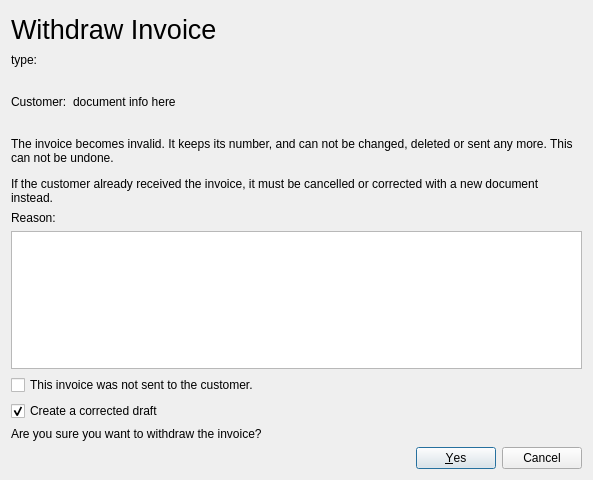
<?xml version="1.0" encoding="UTF-8"?>
<ui version="4.0">
 <class>WithdrawDocDialog</class>
 <widget class="QDialog" name="WithdrawDocDialog">
  <property name="geometry">
   <rect>
    <x>0</x>
    <y>0</y>
    <width>593</width>
    <height>480</height>
   </rect>
  </property>
  <property name="windowTitle">
   <string>Dialog</string>
  </property>
  <layout class="QGridLayout" name="gridLayout">
   <item row="0" column="0">
    <layout class="QHBoxLayout" name="horizontalLayout_2">
     <item>
      <layout class="QVBoxLayout" name="verticalLayout">
       <item>
        <widget class="QLabel" name="label">
         <property name="font">
          <font>
           <pointsize>20</pointsize>
          </font>
         </property>
         <property name="text">
          <string>Withdraw Invoice</string>
         </property>
        </widget>
       </item>
       <item>
        <widget class="QLabel" name="_docTypeLabel">
         <property name="sizePolicy">
          <sizepolicy hsizetype="Maximum" vsizetype="Preferred">
           <horstretch>0</horstretch>
           <verstretch>0</verstretch>
          </sizepolicy>
         </property>
         <property name="text">
          <string>type:</string>
         </property>
         <property name="alignment">
          <set>Qt::AlignmentFlag::AlignLeading|Qt::AlignmentFlag::AlignLeft|Qt::AlignmentFlag::AlignTop</set>
         </property>
        </widget>
       </item>
       <item>
        <layout class="QHBoxLayout" name="horizontalLayout">
         <item>
          <widget class="QLabel" name="label_5">
           <property name="sizePolicy">
            <sizepolicy hsizetype="Maximum" vsizetype="Preferred">
             <horstretch>0</horstretch>
             <verstretch>0</verstretch>
            </sizepolicy>
           </property>
           <property name="text">
            <string>Customer:</string>
           </property>
           <property name="alignment">
            <set>Qt::AlignmentFlag::AlignLeading|Qt::AlignmentFlag::AlignLeft|Qt::AlignmentFlag::AlignTop</set>
           </property>
          </widget>
         </item>
         <item>
          <widget class="QLabel" name="_docLabelIntro">
           <property name="text">
            <string>document info here</string>
           </property>
           <property name="alignment">
            <set>Qt::AlignmentFlag::AlignLeading|Qt::AlignmentFlag::AlignLeft|Qt::AlignmentFlag::AlignTop</set>
           </property>
          </widget>
         </item>
        </layout>
       </item>
      </layout>
     </item>
     <item>
      <widget class="QLabel" name="iconLabel">
       <property name="sizePolicy">
        <sizepolicy hsizetype="Fixed" vsizetype="Ignored">
         <horstretch>0</horstretch>
         <verstretch>0</verstretch>
        </sizepolicy>
       </property>
       <property name="minimumSize">
        <size>
         <width>120</width>
         <height>120</height>
        </size>
       </property>
       <property name="text">
        <string/>
       </property>
       <property name="scaledContents">
        <bool>true</bool>
       </property>
      </widget>
     </item>
    </layout>
   </item>
   <item row="1" column="0">
    <widget class="QLabel" name="label_2">
     <property name="text">
      <string>&lt;html&gt;&lt;head/&gt;&lt;body&gt;&lt;p&gt;The invoice becomes invalid. It keeps its number, and can not be changed, deleted or sent any more. This can not be undone.&lt;/p&gt;&lt;p&gt;If the customer already received the invoice, it must be cancelled or corrected with a new document instead.&lt;/p&gt;&lt;/body&gt;&lt;/html&gt;</string>
     </property>
     <property name="textFormat">
      <enum>Qt::TextFormat::RichText</enum>
     </property>
     <property name="scaledContents">
      <bool>false</bool>
     </property>
     <property name="wordWrap">
      <bool>true</bool>
     </property>
    </widget>
   </item>
   <item row="2" column="0">
    <widget class="QLabel" name="label_4">
     <property name="text">
      <string>Reason:</string>
     </property>
     <property name="buddy">
      <cstring>_reasonEdit</cstring>
     </property>
    </widget>
   </item>
   <item row="3" column="0">
    <widget class="QPlainTextEdit" name="_reasonEdit">
     <property name="tabChangesFocus">
      <bool>true</bool>
     </property>
    </widget>
   </item>
   <item row="4" column="0">
    <widget class="QCheckBox" name="_notSentCB">
     <property name="text">
      <string>This invoice was not sent to the customer.</string>
     </property>
    </widget>
   </item>
   <item row="5" column="0">
    <widget class="QCheckBox" name="_createDraftCB">
     <property name="text">
      <string>Create a corrected draft</string>
     </property>
     <property name="checked">
      <bool>true</bool>
     </property>
    </widget>
   </item>
   <item row="6" column="0">
    <widget class="QLabel" name="label_3">
     <property name="text">
      <string>Are you sure you want to withdraw the invoice?</string>
     </property>
     <property name="scaledContents">
      <bool>false</bool>
     </property>
     <property name="wordWrap">
      <bool>true</bool>
     </property>
    </widget>
   </item>
   <item row="7" column="0">
    <widget class="QDialogButtonBox" name="buttonBox">
     <property name="orientation">
      <enum>Qt::Orientation::Horizontal</enum>
     </property>
     <property name="standardButtons">
      <set>QDialogButtonBox::StandardButton::Cancel|QDialogButtonBox::StandardButton::Yes</set>
     </property>
    </widget>
   </item>
  </layout>
 </widget>
 <resources>
  <include location="pics/kraft.qrc"/>
 </resources>
 <connections>
  <connection>
   <sender>buttonBox</sender>
   <signal>accepted()</signal>
   <receiver>WithdrawDocDialog</receiver>
   <slot>accept()</slot>
   <hints>
    <hint type="sourcelabel">
     <x>248</x>
     <y>254</y>
    </hint>
    <hint type="destinationlabel">
     <x>157</x>
     <y>274</y>
    </hint>
   </hints>
  </connection>
  <connection>
   <sender>buttonBox</sender>
   <signal>rejected()</signal>
   <receiver>WithdrawDocDialog</receiver>
   <slot>reject()</slot>
   <hints>
    <hint type="sourcelabel">
     <x>316</x>
     <y>260</y>
    </hint>
    <hint type="destinationlabel">
     <x>286</x>
     <y>274</y>
    </hint>
   </hints>
  </connection>
 </connections>
</ui>
